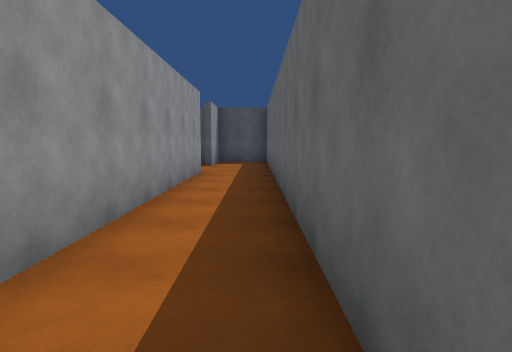
view 1 (above)

20 first-person views from a walk through a 3-D level made in the Unity game engine. The camera is 1.4 m above the floor, tilts 6° down and sees 75° across. The floor is counted in squares, 1.8 m on a side. Each view is taken from the middle of a square. On the plan, view 1 faces up. The plan holds only what a view shows up to about 11 squares ahead; the rest is blank. The place goes on beyond the plan. The player is left out.

view 2
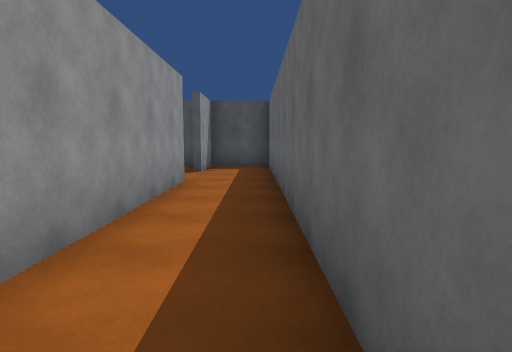

view 3
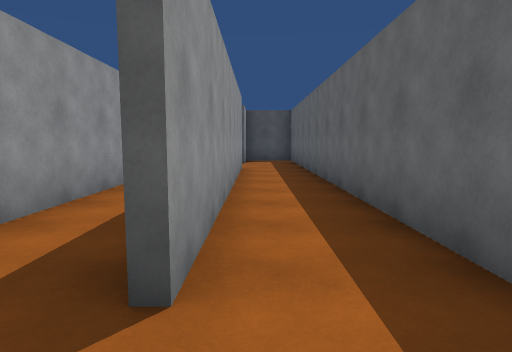

view 4
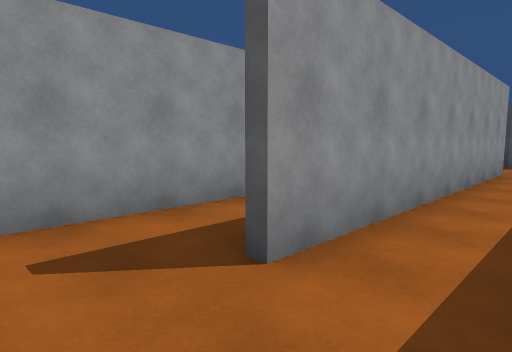

view 5
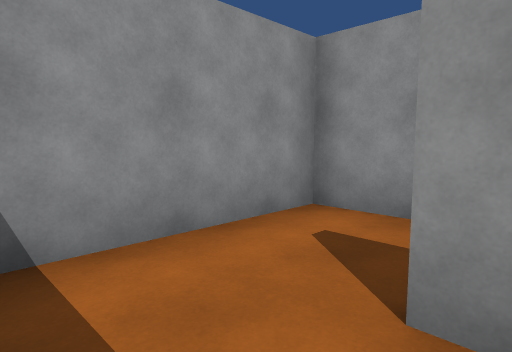

view 6
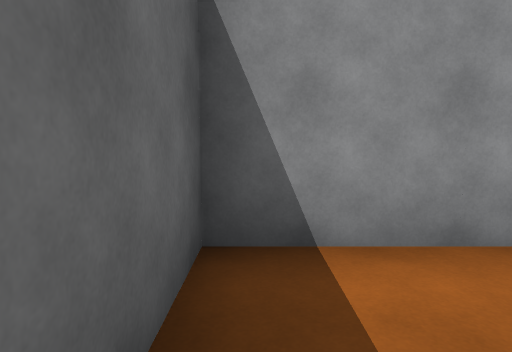

view 7
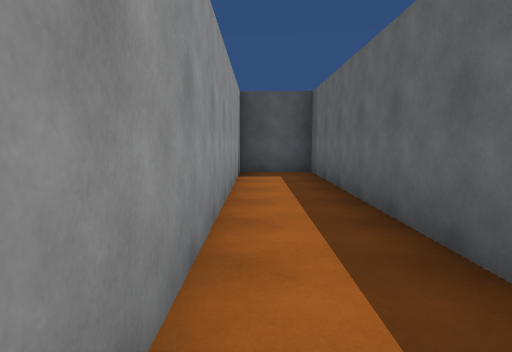

view 8
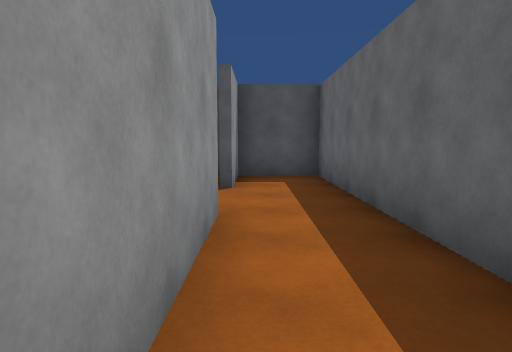

view 9
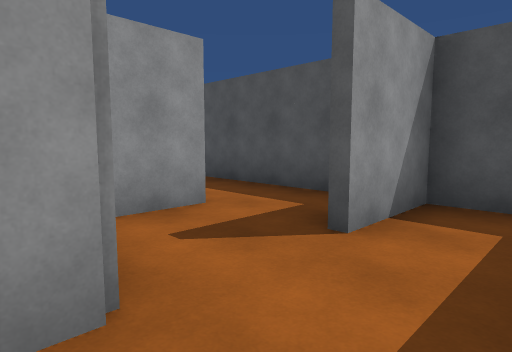

view 10
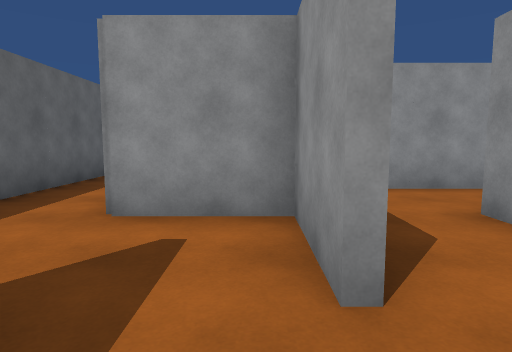

view 11
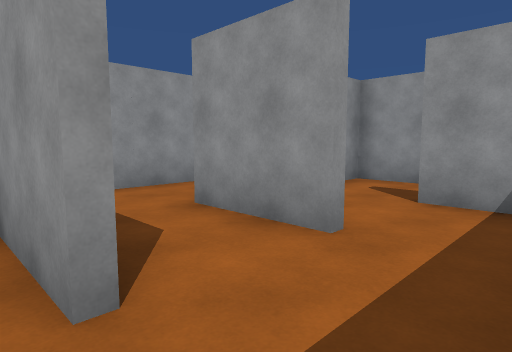

view 12
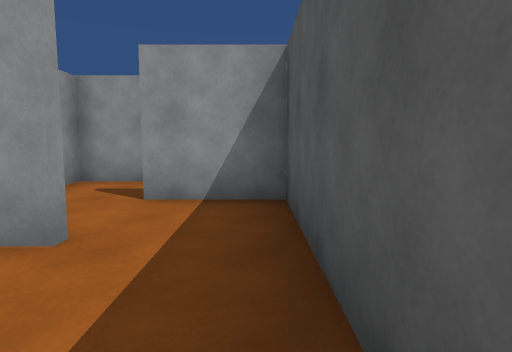

view 13
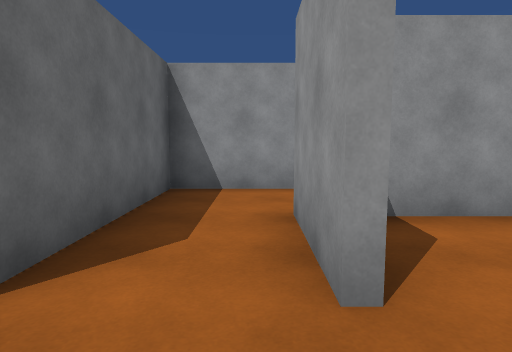

view 14
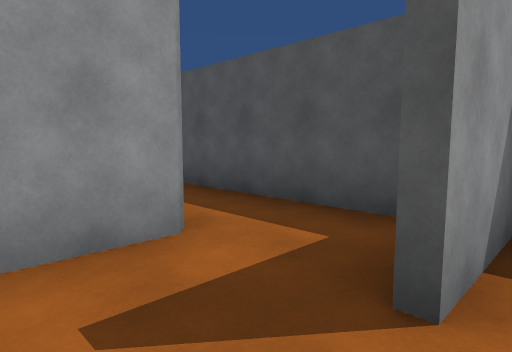

view 15
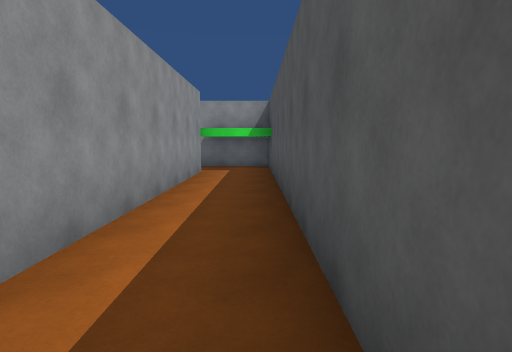

view 16
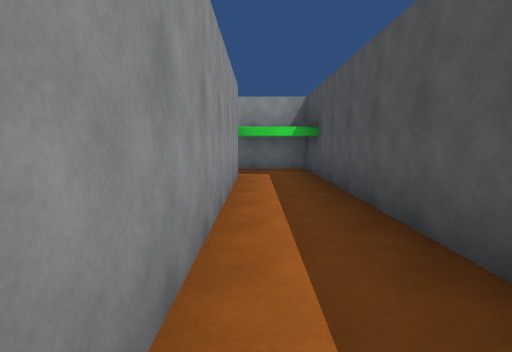

view 17
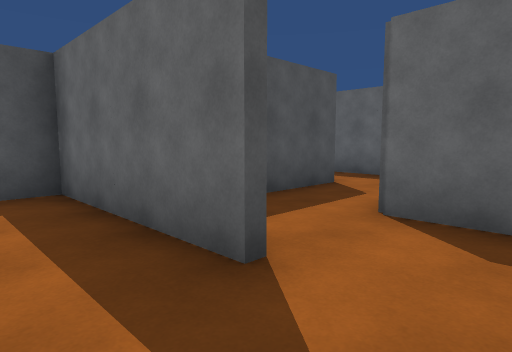

view 18
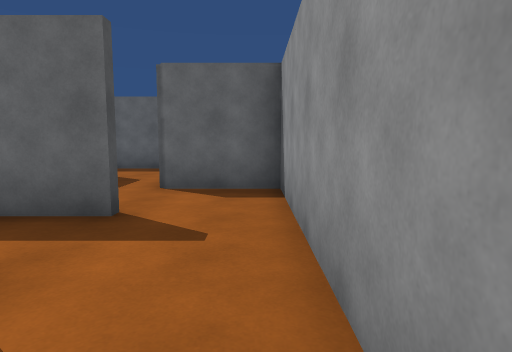

view 19
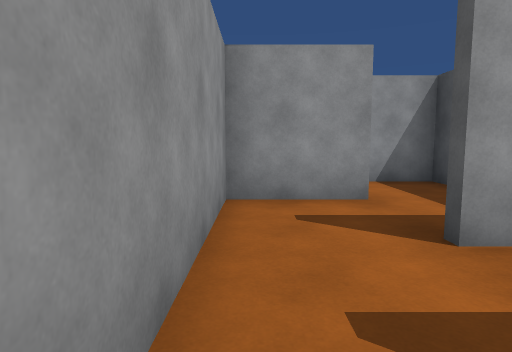

view 20
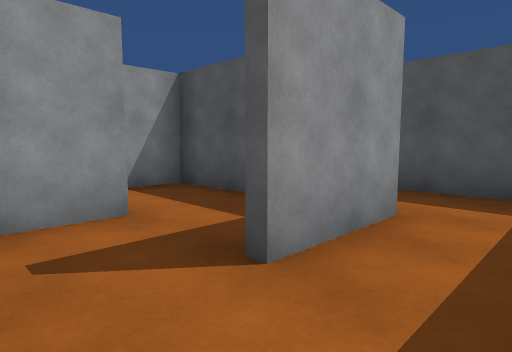

### Floor plan
Ten units are one square. View 1 is at (0, 0); x grows to the right and y downward. Boxes are objects, and circles mark ways between rooms. Rooms are numbered by the first view taken in them; rooms with no view inside come last. Other rooms are left out.
<svg viewBox="-194 -130 203 149">
<path fill="none" stroke="#000" d="M-14 -86 -14 -5M-34 4 -34 14M-25 14 4 14 4 -124 -14 -124 -14 -105M-16 -18 -16 -84 -35 -84M-34 14 -25 14M-34 -80 -34 4M-34 -106 -34 -86 -14 -86M-18 -124 -35 -124M-54 -106 -54 -84M-35 -124 -55 -124M-56 -66 -36 -66 -36 -102M-55 -124 -74 -124 -74 -105M-74 -86 -62 -86M-94 -106 -94 -86 -74 -86M-82 -124 -189 -124M-175 -125 -175 -106 -104 -106M-134 -66 -134 -46 -76 -46 -76 -66M-68 -66 -56 -66M-54 -84 -74 -84"/>
<circle cx="-20" cy="0" r="3" fill="#2a7"/>
<circle cx="-20" cy="-95" r="3" fill="#2a7"/>
<circle cx="-40" cy="-115" r="3" fill="#2a7"/>
<circle cx="-60" cy="-115" r="3" fill="#2a7"/>
<circle cx="-60" cy="-70" r="3" fill="#2a7"/>
<circle cx="-80" cy="-95" r="3" fill="#2a7"/>
<circle cx="-90" cy="-60" r="3" fill="#2a7"/>
<text x="-10" y="-50">1</text>
<text x="-30" y="-30">2</text>
<text x="-30" y="-100">3</text>
<text x="-50" y="-100">4</text>
<text x="-70" y="-110">5</text>
<text x="-120" y="-110">6</text>
<text x="-110" y="-60">7</text>
<text x="-80" y="-70">8</text>
</svg>
Room 1 opens to room 2. Room 1 opens to room 3. Room 3 opens to room 4. Room 4 opens to room 5. Room 4 opens to room 8. Room 5 opens to room 6. Room 7 opens to room 8.

Where each view was taken, in squares from view 1:
view 1: 0 up, 0 right, facing up
view 2: 2 up, 0 right, facing up
view 3: 1 down, 1 left, facing up
view 4: 1 down, 0 right, facing up-left
view 5: 1 up, 0 right, facing down-left
view 6: 1 up, 0 right, facing down
view 7: 0 up, 3 left, facing up
view 8: 5 up, 1 left, facing up
view 9: 8 up, 0 right, facing up-left
view 10: 12 up, 3 left, facing down
view 11: 12 up, 3 left, facing down-left
view 12: 12 up, 3 left, facing left
view 13: 12 up, 5 left, facing down
view 14: 9 up, 7 left, facing up-left
view 15: 12 up, 9 left, facing left
view 16: 11 up, 10 left, facing left
view 17: 5 up, 11 left, facing up-right
view 18: 5 up, 13 left, facing right
view 19: 5 up, 9 left, facing left
view 20: 5 up, 10 left, facing up-left
